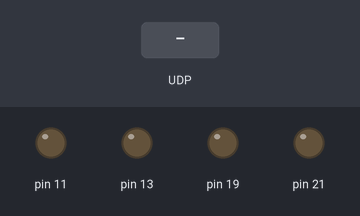
Simulated run of this program. Board: Raspberry Pi (header pin numbers). On the bench: output pins drawn as LEDs (lit = HIGH). The test bench sets the inputs (shaded band). What the program prints to the terminal is not drawn.

Above: at 1.2 s.
1.3 s: UDP packet "q" arrives
At 2.5 s:
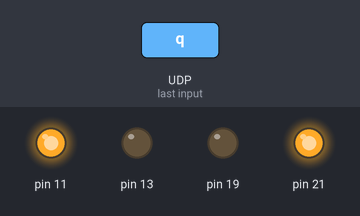
2.8 s: UDP packet "z" arrives
At 3.6 s:
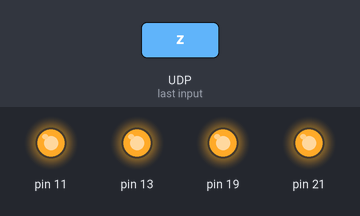
Timing chart, 0 to 5.8 s (numbered marks = the images above; inputs shaded):
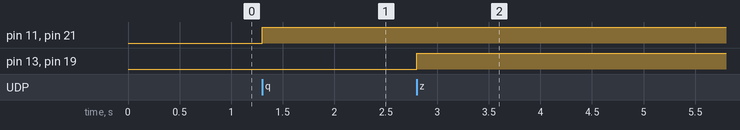

The program:

pi_script.py
```python
#Script first written by paul from
#http://pdwhomeautomation.blogspot.co.uk/2012/11/raspberry-pi-powered-lego-car.html
#Modified and updated by gbaman
#Version 0.1

# -*- coding: utf-8 -*-
#These are the keyboard mappings
#q = Go forward
#a = Stop going forward or back
#z = Go back
#i= Go left
#o = Stop steering
#p = Go right

#Get the GPIO module
import RPi.GPIO as GPIO

#Get the time module
import time

#Get the socket module
import socket

#Some IP constants for this, the server
UDP_IP = "192.168.1.2"
UDP_PORT= 8888

#A routine to control a pair of pins
def ControlAPairOfPins(FirstPin,FirstState,SecondPin,SecondState):
    print("Controlling pins")
    if FirstState == "1":
        GPIO.output(int(FirstPin),True)
    else:
        GPIO.output(int(FirstPin),False)
    if SecondState == "1":
        GPIO.output(int(SecondPin),True)
    else:
        GPIO.output(int(SecondPin),False)
            #Just retur
    return

####Main body of code

#Get rid of warnings
GPIO.setwarnings(False)

#Set the GPIO mode
GPIO.setmode(GPIO.BOARD)
#Set the pins to be outputs
GPIO.setup(11,GPIO.OUT)
GPIO.setup(13,GPIO.OUT)
GPIO.setup(19,GPIO.OUT)
GPIO.setup(21,GPIO.OUT)

#Set up the IP related details
sock = socket.socket(socket.AF_INET, socket.SOCK_DGRAM) # UDP
sock.bind((UDP_IP, UDP_PORT))

#Tell the user we've started
print "UDP server started.  Waiting for response...."

while True:
  #Wait for a UDP command to be received
    print("Waiting for UDP command")
    MyChar, addr = sock.recvfrom(1024) #buffer size is 1024
    print "I received: " + MyChar
    if MyChar == "q":
        ControlAPairOfPins("11","1","21","1")
        print "Forward"
    elif MyChar == "a":
        ControlAPairOfPins("19","0","21","0")
	ControlAPairOfPins("11","0","13","0")
        print "Stop"
    elif MyChar == "z":
        ControlAPairOfPins("13","1","19","1")
        print ("Back")
    elif MyChar == "i":
        ControlAPairOfPins("13","1","21","1")
        print "Left"
    elif MyChar == "o":
        ControlAPairOfPins("11","0","13","0")
	ControlAPairOfPins("19","0","21","0")
        print "Stop steering"
    elif MyChar == "p":
        ControlAPairOfPins("11","1","19","1")
        print "Right"
    else:
        print "Not a command"
```

Measured:
- after the input at 1.3 s, pin 11, pin 21: LOW → HIGH at once
- after the input at 2.8 s, pin 13, pin 19: LOW → HIGH at once
